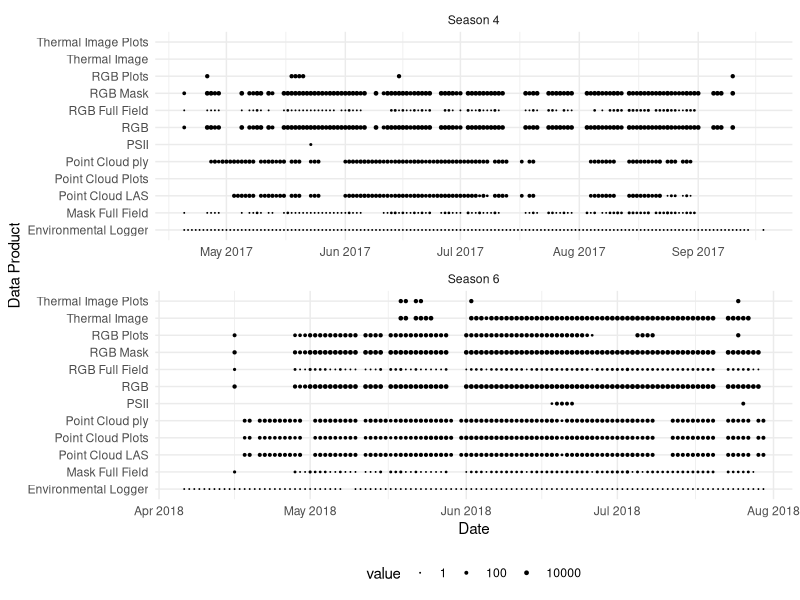

Write the R code that produced this figure.
## ---- chunk 1
library(dplyr)
library(ggplot2)
library(tidyr)
library(readr)
sensors <- readr::read_csv('metadata/sensor_products.csv', skip = 1,
                           col_names = c("season", "date", "RGB", "RGB Mask", "RGB Plots", "RGB Full Field", "Mask Full Field", "Thermal Image", "Thermal Image Plots", "Point Cloud ply", "Point Cloud LAS", "Point Cloud Plots", "PSII", "Environmental Logger"),
                          col_types = list(col_integer(), col_date(format = "%D"), col_integer(), col_integer(), col_integer(), col_integer(), col_integer(), col_integer(), col_integer(), col_integer(), col_integer(), col_integer(), col_integer(), col_integer()))
sensors_long <- sensors %>%
  pivot_longer(cols = `RGB`:`Environmental Logger`) %>%
  mutate(#value = ifelse(value == 0, NA, value),
         season = paste("Season", season))

# dummy rows to get equal date axes
sensors_long <- sensors_long %>%
  #rbind(
  #data.frame(season = c("Season 4", "Season 4", "Season 6", "Season 6"),
  #           date = lubridate::ymd(c('2017-04-01', '2017-09-30', '2018-04-01', '2018-09-30')),
  #           name = "RGB", value = 0)) %>%
  mutate(value = ifelse(value == 0, NA, value))


## ---- chunk 2

ggplot(data = sensors_long) +
  geom_point(aes(date, name, size = value)) +
  scale_x_date(date_labels = '%b %Y') +
  scale_size_area(trans = 'log10', max_size = 1)+#, breaks = 10^(0:4))
  facet_wrap(~season, scales = 'free', ncol = 1) +
  ylab("Data Product") +
  xlab("Date") +
 # ggthemes::theme_tufte() +
  theme_minimal() +
  theme(legend.position = "bottom")
